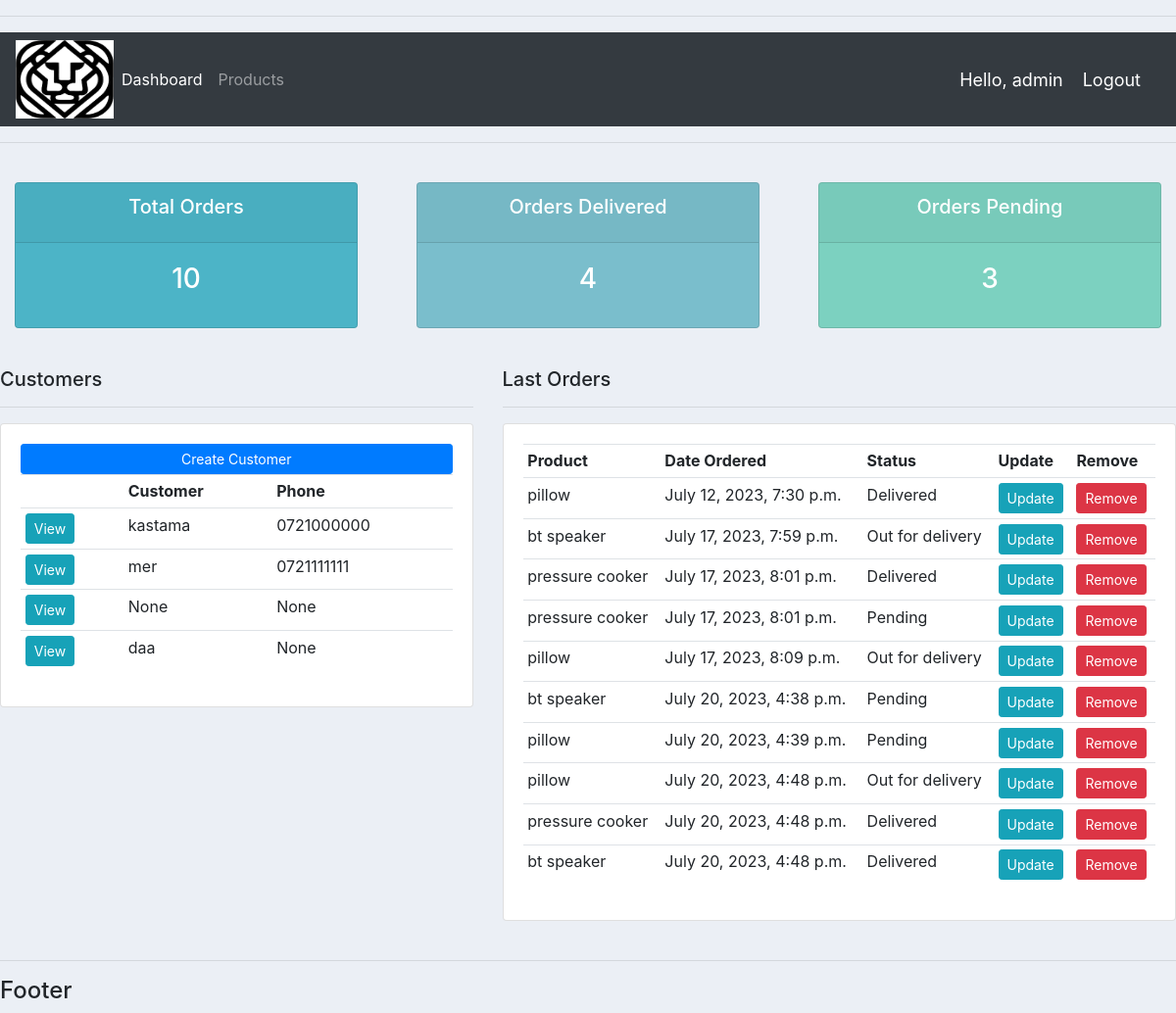
The app's page / (signed in), older data.
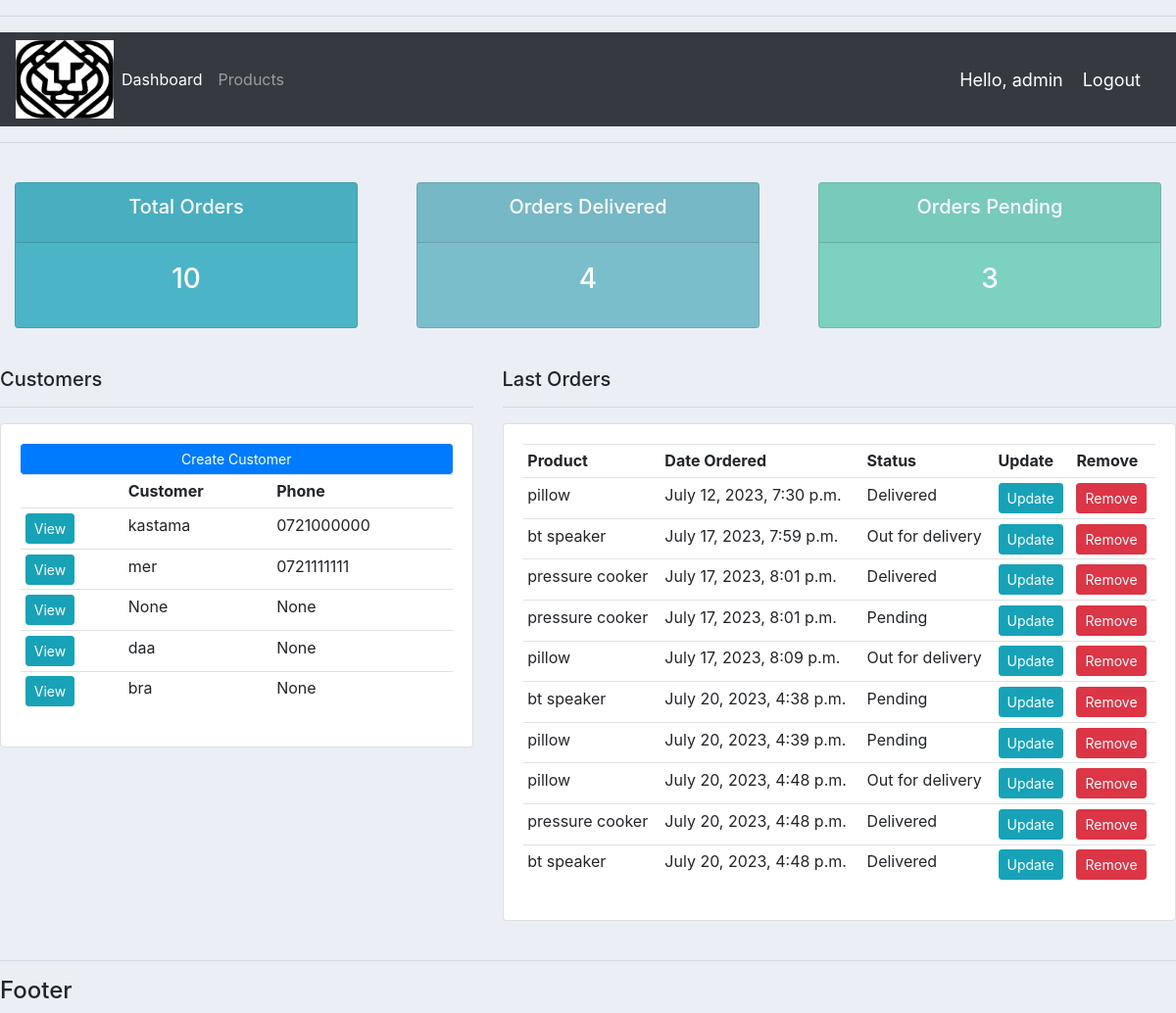
The same page, newer data.
### accounts/models.py (models this page shows, shortened)
class Customer(models.Model):
    user = models.OneToOneField(User, null=True, blank=True, on_delete=models.CASCADE)
    name = models.CharField(max_length=200, null=True)
    phone = models.CharField(max_length=200, null=True)
    email = models.EmailField(null=True)
    profile_pic = models.ImageField(default='avat.png', null=True, blank=True)
    date_created = models.DateTimeField(auto_now_add=True, null=True)

class Order(models.Model):
    STATUS = (
        ('Pending', 'Pending'),
        ('Out for delivery', 'Out for delivery'),
        ('Delivered', 'Delivered'),
    )
    customer = models.ForeignKey(Customer, null=True, on_delete=models.SET_NULL)
    product = models.ForeignKey(Product, null=True, on_delete=models.SET_NULL)
    date_created = models.DateTimeField(auto_now_add=True, null=True)
    status = models.CharField(max_length=200, null=True, choices=STATUS)
    description = models.CharField(max_length=1000, null=True)

class Product(models.Model):
    CATEGORY = (
        ('Indoor', 'Indoor'),
        ('Outdoor', 'Outdoor'),
    )
    name = models.CharField(max_length=200)
    price = models.FloatField(null=True)
    category = models.CharField(max_length=200, null=True, choices=CATEGORY)
    description = models.CharField(max_length=200, null=True, blank=True)
    date_created = models.DateTimeField(auto_now_add=True, null=True)
    tags = models.ManyToManyField(Tag)
    def __str__(self):
        return self.name

### accounts/decorators.py (the view)
    def wrapper_function(request, *args, **kwargs):
        group = None
        if request.user.groups.exists():
            group = request.user.groups.all()[0].name
        if group == 'Customer':
            return redirect('user-page')
        if group == 'Admin':
            return view_func(request, *args, **kwargs)

### accounts/views.py (called while the page is built)
@login_required(login_url='login')
@admin_only
def home(request):
    customers = Customer.objects.all()
    orders = Order.objects.all()
    total_customers = customers.count()
    total_orders = orders.count()
    delivered = orders.filter(status='Delivered').count()
    pending = orders.filter(status='Pending').count()
    context = {'customers': customers, 'orders': orders,
               'total_orders': total_orders, 'delivered': delivered,
               'pending': pending}
    return render(request, 'dashboard.html', context)

### templates/dashboard.html
{% extends 'main.html' %}
{% block content %}
    {% include 'status.html' %}
    <br>
    <div class="row">
    <div class="col-md-5">
        <h5>Customers</h5>
        <hr>
        <div class="card card-body">
            <a class="btn btn-primary btn-sm btn-block" href="">Create Customer</a>
            <table class="table table-sm">
                <tr>
                    <th></th>
                    <th>Customer</th>
                    <th>Phone</th>
                </tr>
                {% for customer in customers %}
                    <tr>
                        <td><a class="btn btn-sm btn-info" href="{% url 'customer' customer.id %}">View</a></td>
                        <td>{{ customer.name }}</td>
                        <td>{{ customer.phone }}</td>
                    </tr>
                {% endfor %}
            </table>
        </div>
    </div>
    <div class="col-md-7">
        <h5>Last Orders</h5>
        <hr>
        <div class="card card-body">
            <table class="table table-sm">
                <tr>
                    <th>Product</th>
                    <th>Date Ordered</th>
                    <th>Status</th>
                    <th>Update</th>
                    <th>Remove</th>
                </tr>
                {% for order in orders %}
                    <tr>
                        <td>{{ order.product }}</td>
                        <td>{{ order.date_created }}</td>
                        <td>{{ order.status }}</td>
                        <td><a class="btn btn-sm btn-info" href="{% url 'update_order' order.id %}">Update</a></td>
                        <td><a class="btn btn-sm btn-danger" href="{% url 'delete_order' order.id %}">Remove</a></td>
                    </tr>
                {% endfor %}
            </table>
        </div>
    </div>
    </div>
    <br>
{% endblock content %}

### templates/main.html (shortened to what this page needs)
{% load static %}
<!DOCTYPE html>
<html lang="en">
<head>
    <link rel="stylesheet" href="https://cdn.jsdelivr.net/npm/bootstrap@4.6.2/dist/css/bootstrap.min.css">
    <link rel="stylesheet" type="text/css" href="{% static 'css/main.css' %}">
</head>
<body>
    <hr>
    {% include 'navbar.html' %}
    <hr>
    {% block content %}
    {% endblock content %}
    <hr>
    <h4>Footer</h4>
</body>
</html>

### templates/navbar.html (shortened to what this page needs)
{% load static %}
<nav class="navbar navbar-expand-lg navbar-dark bg-dark">
    <img src="{% static 'media/log.png' %}" alt="" style="height: 80px; width: 100px">
  <div class="collapse navbar-collapse" id="navbarNav">
    <ul class="navbar-nav">
      {% if request.user.is_staff %}
          <li class="nav-item active">
            <a class="nav-link" href="{% url 'home' %}">Dashboard</a>
          </li>
          <li class="nav-item">
            <a class="nav-link" href="{% url 'products' %}">Products</a>
          </li>
      {% else %}
          <li class="nav-item">
          <a class="nav-link" href="{% url 'account' %}">Settings</a>
          </li>
      {% endif %}
    </ul>
  </div>
    <span class="hello-msg">Hello, {{ request.user }}</span>
    <span><a class="hello-msg" href="{% url 'logout' %}">Logout</a></span>
</nav>

### templates/status.html
<br>
<div class="row">
    <div class="col">
        <div class="col-md">
            <div class="card text-center text-white mb-3" id="total-orders">
                <div class="card-header">
                    <h5 class="card-title">Total Orders</h5>
                </div>
                <div class="card-body">
                    <h3 class="card-title">{{ total_orders }}</h3>
                </div>
            </div>
        </div>
    </div>
    <div class="col">
        <div class="col-md">
            <div class="card text-center text-white mb-3" id="orders-delivered">
                <div class="card-header">
                    <h5 class="card-title">Orders Delivered</h5>
                </div>
                <div class="card-body">
                    <h3 class="card-title">{{ delivered }}</h3>
                </div>
            </div>
        </div>
    </div>
    <div class="col">
        <div class="col-md">
            <div class="card text-center text-white mb-3" id="orders-pending">
                <div class="card-header">
                    <h5 class="card-title">Orders Pending</h5>
                </div>
                <div class="card-body">
                    <h3 class="card-title">{{ pending }}</h3>
                </div>
            </div>
        </div>
    </div>
</div>

### static/css/main.css (style rules this page uses)
body { background-color: #ebeff5; }
#total-orders { background-color: #4cb4c7; }
#orders-delivered { background-color: #7abecc; }
#orders-pending { background-color: #7CD1C0; }

### templates/navbar.html (style rules this page uses)
.hello-msg { font-size: 18px; color: #fff; margin-right: 20px; }

Row changes from the older to the newer data that the page shows:
added Customer: name "bra", phone "None"
